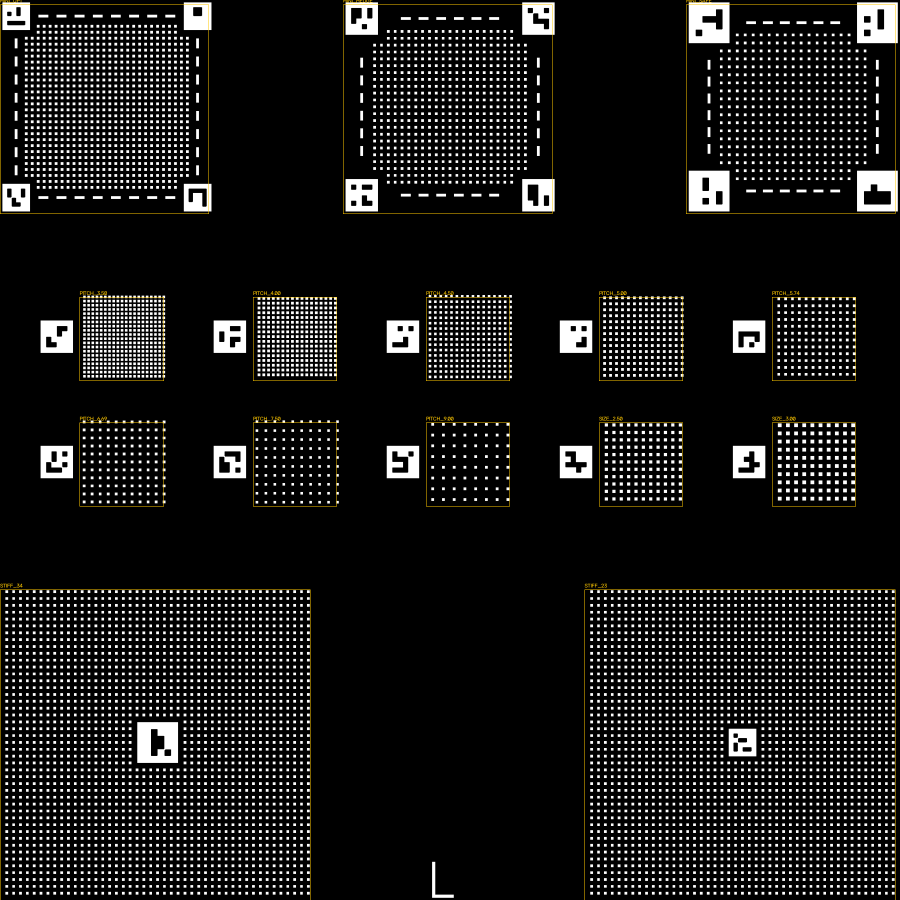
#> input picture ArUco_Tracker_V2/image-1790122695583.png, 1800 x 1800 px (shown at 1/2 size); its folder holds only this picture in this run
$ python -i w5_dot_separation_vs_psf.py   (imports and definitions only)
#> lines starting #> are read from the running program, lines starting #| are printed output that depends on the picture; after the words box and inside, x2 and y2 are one past the last pixel; in counts of white or black regions, pixels touching at a corner belong together
### ArUco_Tracker_V2/tools/aruco_grid.py
#!/usr/bin/env python3
"""
aruco_grid.py — Phase A of the V2 implementation plan.

Parametric CAD generator for the V2 marker field: an ArUco tag at every box
corner, a dense dot lattice filling the interiors, optional sparse boundary
dashes. Emits

    <name>.stl                 binary STL, flat 2 um extrusion (as the V1 print)
    <name>.reference_tags.json the tag map, in the EXISTING rwtag schema so
                               rwtag/refwarp consumes it unchanged
    <name>.ids.json            node (i,j) -> ArUco id, for the record

GEOMETRY (plan section 3)
    750 x 750 um field, 5 x 5 boxes of 150 um, 6 x 6 = 36 corner nodes.
    Tags: DICT_4X4_50, 6 modules incl. border. 43 of its 50 IDs are already
    single-4-connected, so 36 nodes can be filled with SOLID ids and NO STRUTS
    (Phase 0 / scan_connected_ids.py).

POLARITY
    Printed material = the ArUco BLACK modules, border ring included. That ring
    is what makes a solid id one connected rigid island. Under fluorescence the
    print images bright, and the detection path inverts before decoding, so the
    decoder sees a conventional dark-on-light marker.

VARIANTS (plan section 3.1; gated on Phase 0a, which is unresolved)
    conservative   0.510 um/px   tag 20.3 um   dot pitch 5.83 um
    optimistic     0.381 um/px   tag 12.2 um   dot pitch 3.77 um
    Both are generated from the same config; --variant picks one.

Run:  python aruco_grid.py --variant conservative --out ../cad
      python aruco_grid.py --variant optimistic --dashes
      python aruco_grid.py --variant conservative --verify-only
"""
from __future__ import annotations
import argparse
import json
import os
import struct
from dataclasses import dataclass, asdict, field

import numpy as np
import cv2
from cv2 import aruco

HERE = os.path.dirname(os.path.abspath(__file__))


# ------------------------------------------------------------------ config
@dataclass
class GridConfig:
    # field
    field_um: float = 750.0            # OVERALL printed extent — matches the V1 print
    grid_n: int = 5                    # boxes per side -> (grid_n+1)^2 nodes
    height_um: float = 2.0             # extrusion, matches the V1 print
    fit: str = "inside"                # "inside":  outer extent == field_um EXACTLY.
                                       #            Corner tags sit fully inside the
                                       #            boundary, so the node lattice is
                                       #            inset by half a tag and the box
                                       #            pitch comes out just under 150 um.
                                       # "lattice": box pitch == box_um exactly, and
                                       #            the corner tags overhang by half a
                                       #            tag (extent > field_um).
    box_um: float = 150.0              # only used when fit == "lattice"
    # fiducials
    dict_name: str = "DICT_4X4_50"
    tag_modules: int = 6               # 4x4 payload + 1-module border each side
    tag_um: float = 20.3
    quiet_um: float = 0.0              # 0 = derive it (see quiet_zone_um)
    # --- rounding, so a tag cannot come apart as the gel swells --------------
    round_tags: bool = True
    strut_w_um: float = 0.20           # elliptical neck bridging a diagonal pinch
    strut_len_frac: float = 0.72       # neck length, as a fraction of a module
    fillet_um: float = 0.30            # radius rounding every concave corner
    tag_raster: int = 20               # px per module when rasterising the tag
    # dots
    # ANCHORING FLOOR. A dot only reports a material point if the gel network
    # actually grips it. V1 printed 2.125 um dots and they tracked coherently to
    # 4.2x -- the only size with proven anchoring in this gel. Shrinking to 1 um
    # buys just 24% more dots (the PSF, not the dot, sets the spacing) while
    # halving the gel contact area, so the default stays at the proven size.
    dot_side_um: float = 2.125
    # spacing is DERIVED, so changing the dot size keeps the optics consistent
    psf_fwhm_um: float = 3.18          # system PSF for this variant
    sep_rule: float = 1.75             # measured in Phase 0c
    # Spacing workshop (S1): give the spacing DIRECTLY instead of deriving it from a
    # PSF. 0 = derive (every Rev D print). psf_fwhm_um is then documentation only.
    dot_pitch_override_um: float = 0.0
    # Spectrum print (S1): a different dot size / spacing in each box.
    # [{"col": c, "row": r, "dot_um": d, "pitch_um": p}, ...]; boxes not listed use
    # the global dot_side_um / dot_pitch_um. col, row count from the BOTTOM-LEFT.
    box_specs: list = field(default_factory=list)
    # Tag keep-out used when placing DASHES. 0 = the dots' own keep-out (Rev D).
    # The spacing designs fix it at the optimistic value so that tags AND dashes are
    # identical in every design and only the dot spacing differs.
    dash_keepout_um: float = 0.0
    # boundary dashes (plan section 3.3: default OFF, ArUco addresses globally)
    dashes: bool = True                # tier 2 of 3; matches the V1 print
    dash_len_um: float = 8.125         # measured from the V1 STL
    dash_width_um: float = 2.125       # measured from the V1 STL
    dashes_per_edge: int = 10           # V1 spacing along a 150 um box edge
    # bookkeeping
    variant: str = "conservative"
    ids: list = field(default_factory=list)   # filled by assign_ids
    id_start: int = 0                  # offset into the solid-id pool, so several
                                       # patterns on one coupon carry DISTINCT ids

    @property
    def dot_pitch_um(self):
        """Centre-to-centre dot spacing: given directly, or 1.75 x the imaged spot
        (Phase 0c) when no override is set."""
        import math
        if self.dot_pitch_override_um > 0:
            return float(self.dot_pitch_override_um)
        return self.sep_rule * math.hypot(self.dot_side_um, self.psf_fwhm_um)

    # [44 lines left out: functions box_spec, psf_max_um, box_keepouts, gel_contact_um2, box_pitch, origin and 1 more, not called in this run]

    @property
    def n_nodes(self):
        return (self.grid_n + 1) ** 2

    @property
    def module_um(self):
        return self.tag_um / self.tag_modules

    @property
    def quiet_zone_um(self):
        """Clear space OUTSIDE the tag before the first dot.

        Workshop W2 showed this is NOT an ArUco constraint: with a plain-inversion
        decoder every clearance from a quarter module up decodes 100% at
        lambda=1 (Phase B's "50% at 3 um" was a CLAHE artefact). What does
        constrain it is the DOT detector -- a dot printed hard against a bright
        tag merges into the tag's blob under top-hat/Otsu, exactly as dots merged
        with dashes at 0.3 um in Phase B. So give a dot the same edge-to-edge gap
        from a tag that it gets from its neighbours: pitch - dot."""
        if self.quiet_um > 0:
            return self.quiet_um
        return self.dot_pitch_um - self.dot_side_um

    @property
    def keepout_um(self):
        """Half-width of the SQUARE keep-out around a tag, measured along x/y.

        The tag is an axis-aligned square, so the exclusion zone must be square
        too. A circle of this radius leaves the tag's own corners uncovered --
        they reach tag_um/2 * sqrt(2) -- and dots then land ON the tag.
        Tested with the Chebyshev (L-infinity) distance, not Euclidean."""
        return self.tag_um / 2.0 + self.quiet_zone_um + self.dot_side_um / 2.0

    @property
    def dash_tag_keepout_um(self):
        return self.dash_keepout_um if self.dash_keepout_um > 0 else self.keepout_um

    # [12 lines left out: function dash_clear_um, not called in this run]


# Tag size is set by DECODABILITY THROUGH THE BLUR. Workshop W1 (full scene,
# worst-case corner placement, all 36 ids, plain-inversion decoder -- NO CLAHE)
# measured module >= ~1.45 x PSF FWHM for >=95%. Adopted 1.75x = that minimum
# sized for a PSF 20% worse than design. tag = 6 modules.
#   conservative (SAFE):  6 x 1.75 x 3.18 = 33.4 -> 34 um
#   hedge:                6 x 1.75 x 2.50 = 26.3 -> 27 um
#   optimistic (OPT):     6 x 1.75 x 1.91 = 20.1 -> 21; 23 gives 100% at 1.2x PSF
# History: Phase B's 1.8x rule (36/24 um) was inflated by CLAHE in the decoder;
# Rev C's 1.06x had no noise or pixel sampling. Both superseded by W1.
VARIANTS = {
    "conservative": dict(tag_um=34.0, psf_fwhm_um=3.18, variant="conservative"),
    "hedge":        dict(tag_um=27.0, psf_fwhm_um=2.50, variant="hedge"),
    "optimistic":   dict(tag_um=23.0, psf_fwhm_um=1.91, variant="optimistic"),
}


# SPACING WORKSHOP (designs/docs/01_DESIGN_PARAMETERS.md): the reference dot, three
# spacings, and NOTHING ELSE different (user, 2026-09-29: "I don't want the ArUco
# markers to be bigger, I just want the spacing between the dots to change").
# Tags are 23 um in all three, on the same nodes with the same ids, and the dashes
# are the same 480 in the same places (dash_keepout_um pinned to the optimistic
# value). "optimistic" IS the Rev D print, built exactly as before -- derived pitch
# 1.75 x hypot(2.125, 1.91) = 5.00014 um, nominal 5.0 -- so the file stays
# byte-identical. Medium and conservative give the spacing directly; their
# psf_fwhm_um is the largest blur that DOT spacing tolerates. The 23 um tag itself
# decodes reliably only to a blur of ~2.6 um (module >= 1.45 x PSF, W1) -- see
# designs/docs/01 section 3.
TAG_UM_ALL = 23.0
OPT_DASH_KEEPOUT = GridConfig(tag_um=TAG_UM_ALL, psf_fwhm_um=1.91).keepout_um
SPACING_DESIGNS = {
    "optimistic":   dict(tag_um=TAG_UM_ALL, psf_fwhm_um=1.91, variant="optimistic"),
    "medium":       dict(tag_um=TAG_UM_ALL, psf_fwhm_um=2.69, dot_pitch_override_um=6.0,
                         dash_keepout_um=OPT_DASH_KEEPOUT, variant="medium"),
    "conservative": dict(tag_um=TAG_UM_ALL, psf_fwhm_um=3.39, dot_pitch_override_um=7.0,
                         dash_keepout_um=OPT_DASH_KEEPOUT, variant="conservative-7um"),
}


# ------------------------------------------------------------------ ArUco
# [521 lines left out: functions module_map, solid_ids, n_leaves, assign_ids, decompose, tag_rects and 7 more, not called in this run]


# [2 lines that do not run on import are left out]

### ArUco_Tracker_V2/workshop/scripts/w5_dot_separation_vs_psf.py
#!/usr/bin/env python3
"""
w5_dot_separation_vs_psf.py — Workshop W5 (Rev D, Phase 3).

QUESTION
    Phase 0c measured the dot-separation threshold on two REAL frames: 1.60 x
    the imaged FWHM in the dense 1.5x frame, 2.27 x in the sparse 4.2x frame,
    and adopted 1.75 x. Does that hold at each candidate's PSF -- and does an
    adaptive threshold (Phase C-1) close the dense/sparse gap, which 0c blamed
    on the detector's GLOBAL Otsu?

METHOD
    0c's spliced-pair method (`tools/separation_threshold.py`), unchanged, on
    SYNTHETIC frames from the Phase-B simulator: for each PSF, one dense frame
    (lambda = 1) and one sparse frame (lambda = 4), L2 noise, full brightness
    (photons are W6's question, not this one). A dot template is built from the
    sparse frame's isolated dots; pairs are spliced into each frame at 4..22 px
    separation; the detector runs on the whole frame; each site scores 0/1/2,
    normalised by a single-dot control. Threshold = smallest separation at
    which pair resolution reaches 95% of that ceiling.

    Two detectors:
      * production `lattice.detect_dots`  -- top-hat + GLOBAL Otsu
      * tile-wise Otsu (C-1 candidate)    -- same top-hat, threshold per tile,
                                             floored at 0.4 x the global value
    Both with the area floor lowered from 30 to 12 px^2: the V1 value was tuned
    for 7.5 px dots and drops the optimistic variant's ~5.6 px dots outright
    (reported below as a Phase-C parameter finding).

PASS (WORKSHOP_PLAN.md section 4)
    Threshold within 1.6-1.8 x imaged FWHM at every PSF; C-1 closes the
    dense/sparse gap.

Run:  python w5_dot_separation_vs_psf.py [--quick]
"""
from __future__ import annotations
import argparse
import contextlib
import io
import json
import math
import os
import sys
import time

import numpy as np
import cv2
from scipy.optimize import curve_fit

HERE = os.path.dirname(os.path.abspath(__file__))
sys.path.insert(0, HERE)
sys.path.insert(0, os.path.normpath(os.path.join(HERE, "..", "..", "tools")))
from aruco_grid import GridConfig, VARIANTS, build                          # noqa: E402
import simulate_v2 as V                                                     # noqa: E402
import separation_threshold as ST                                           # noqa: E402
from rwtag.glyph import lattice as lt                                       # noqa: E402

FIG_DIR = os.path.normpath(os.path.join(HERE, "..", "figures"))
OUT_JSON = os.path.join(FIG_DIR, "w5_dot_separation_vs_psf.json")
PSFS = [1.91, 2.50, 3.18]
NOISE = dict(read_noise=6.0, full_well=240.0, background=14.0)
AREA = (12, 220)                    # lowered floor (see docstring)
_ORIG_DETECT = lt.detect_dots       # ST.lt IS this module: capture the original before
                                    # sweep() swaps lt.detect_dots, or "global" recurses


# ------------------------------------------------------------- detectors
def detect_dots_tiled(gray, tophat=15, dot_area=AREA, max_aspect=1.7, min_extent=0.55, tiles=6):
    """C-1 candidate: identical to lattice.detect_dots except the Otsu threshold
    is computed per tile (floored at 0.4 x global) so a sparse frame's empty
    histogram does not set the threshold for the dots it does contain."""
    se = cv2.getStructuringElement(cv2.MORPH_ELLIPSE, (tophat, tophat))
    th = cv2.morphologyEx(gray, cv2.MORPH_TOPHAT, se)
    g_thr, _ = cv2.threshold(th, 0, 255, cv2.THRESH_BINARY + cv2.THRESH_OTSU)
    H, W = th.shape
    b = np.zeros_like(th)
    for j in range(tiles):
        for i in range(tiles):
            y0, y1 = j * H // tiles, (j + 1) * H // tiles
            x0, x1 = i * W // tiles, (i + 1) * W // tiles
            sub = th[y0:y1, x0:x1]
            t = cv2.threshold(sub, 0, 255, cv2.THRESH_BINARY + cv2.THRESH_OTSU)[0] \
                if sub.std() > 2 else g_thr
            t = max(t, 0.4 * g_thr)
            b[y0:y1, x0:x1] = (sub > t).astype(np.uint8) * 255
    n, lab, stats, cent = cv2.connectedComponentsWithStats(b, 8)
    pts = []
    for k in range(1, n):
        a = stats[k, cv2.CC_STAT_AREA]; w = stats[k, cv2.CC_STAT_WIDTH]; h = stats[k, cv2.CC_STAT_HEIGHT]
        if not (dot_area[0] <= a <= dot_area[1]):
            continue
        if max(w, h) / max(min(w, h), 1) > max_aspect:
            continue
        if a / max(w * h, 1) < min_extent:
            continue
        pts.append(cent[k])
    return np.asarray(pts, float)


def detect_dots_global(gray, tophat=15, dot_area=AREA, **kw):
    return _ORIG_DETECT(gray, tophat=tophat, dot_area=dot_area)


DETECTORS = {"global Otsu (production)": detect_dots_global,
             "tile Otsu (C-1)": detect_dots_tiled}


# ------------------------------------------------------------- frames
# [137 lines left out: functions make_frame, template_fwhm_px, sweep, main, not called in this run]


# [2 lines not run here, left out]

>>> import cv2
>>> picture = cv2.imread('../../image-1790122695583.png', cv2.IMREAD_GRAYSCALE)
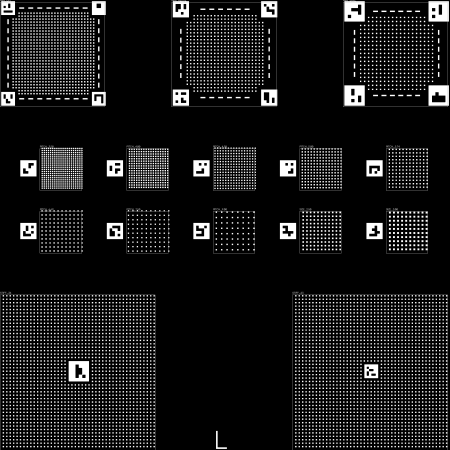
#> picture: shape (1800, 1800) (shown at 1/4 size); min 0, max 255, mean 26.2
>>> result = detect_dots_tiled(picture)
#> in detect_dots_tiled, `th = cv2.morphologyEx(gray, cv2.MORPH_TOPHAT, se)`:
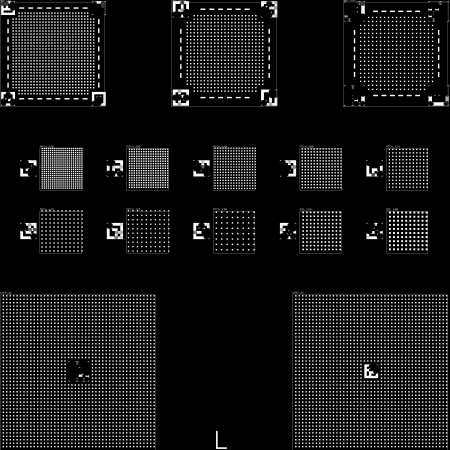
#> th: shape (1800, 1800) (shown at 1/4 size); min 0, max 255, mean 21.7
#> in detect_dots_tiled, `g_thr, _ = cv2.threshold(th, 0, 255, cv2.THRESH_BINARY + cv2.THRESH_OT..`: g_thr = 115
#> after the loop in detect_dots_tiled, `for j in range(tiles):`:
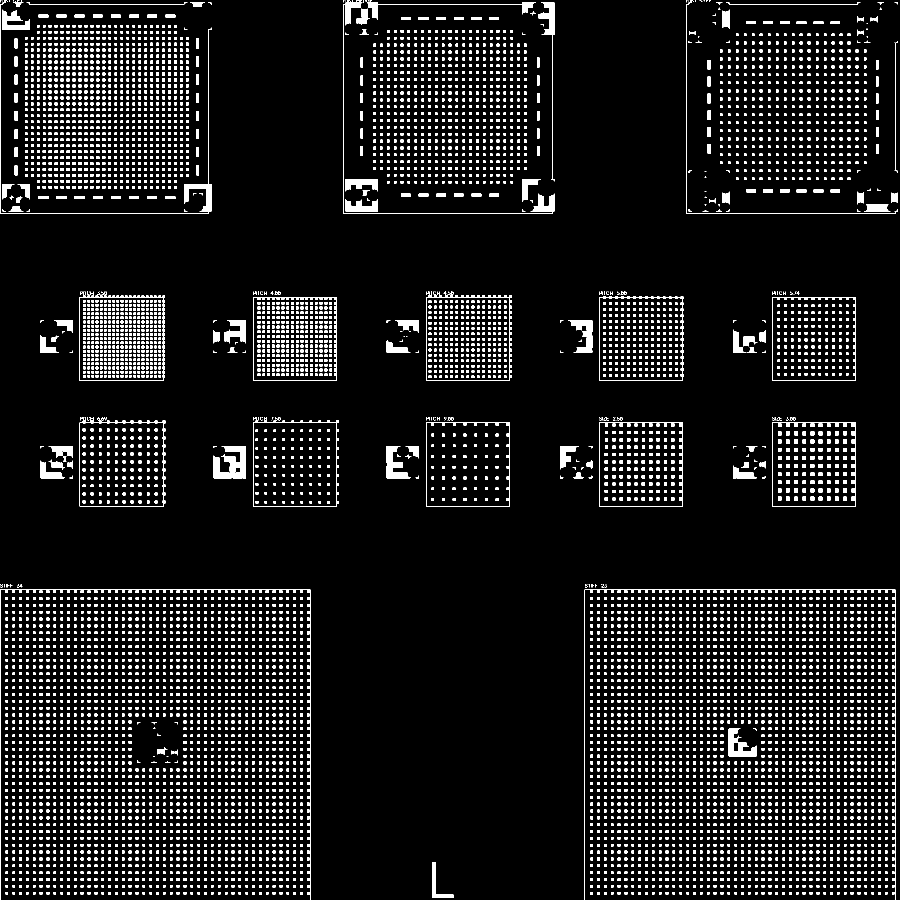
#> b: shape (1800, 1800) (shown at 1/2 size); 8.8% white; 7427 white regions (206 under 20 px), largest, box (x1, y1, x2, y2) and area: (0, 1179, 621, 1800) 4786, (1169, 1179, 1791, 1800) 3322, (427, 892, 492, 957) 2701
#> after the loop in detect_dots_tiled, `for j in range(tiles):`:
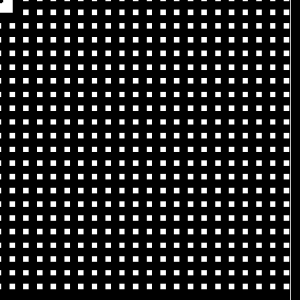
#> sub: shape (300, 300); min 0, max 255, mean 39.2
#> in detect_dots_tiled, `n, lab, stats, cent = cv2.connectedComponentsWithStats(b, 8)`:
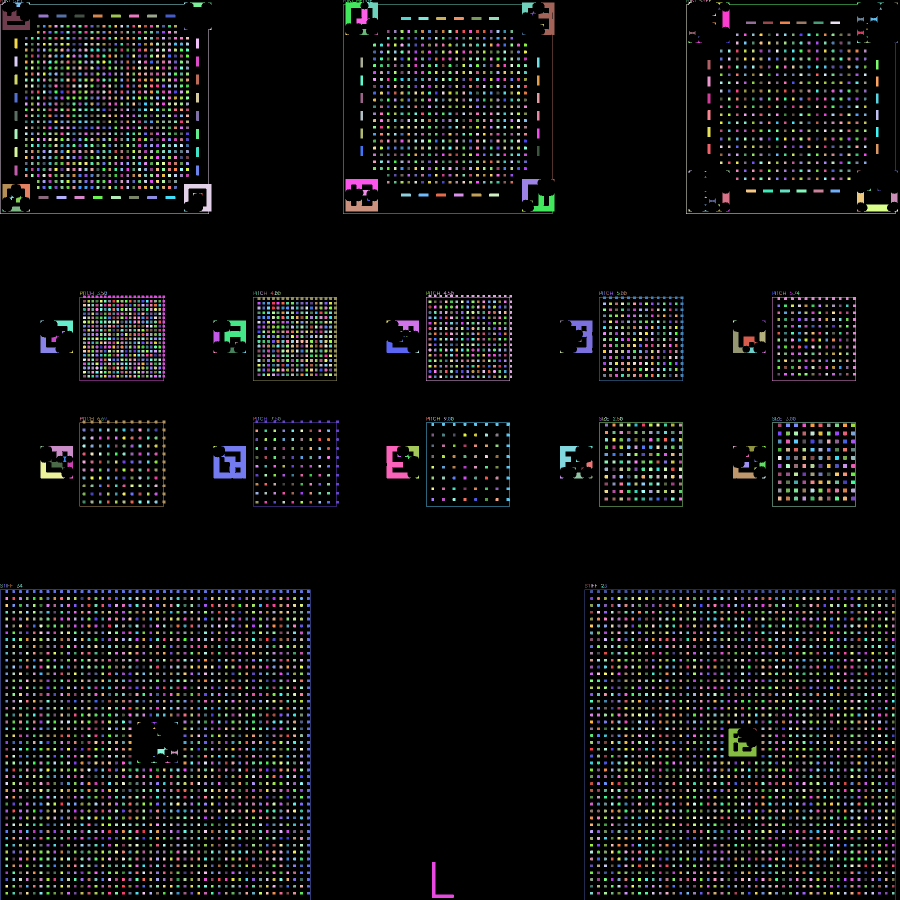
#> lab: shape (1800, 1800) int32 (shown at 1/2 size); 7428 distinct labels, from 0 to 7427; one colour per label, 0 black
#> in detect_dots_tiled, `n, lab, stats, cent = cv2.connectedComponentsWithStats(b, 8)`: n = 7428; cent = 7428 pairs, first value 1 to 1793.1, second value 0 to 1786
#> the loop in detect_dots_tiled, `for k in range(1, n):` made 7427 passes
#> (a, w, h) on passes 1 to 3: (5, 1, 5), (2, 2, 2), (1, 1, 1)
#> after the loop in detect_dots_tiled, `for k in range(1, n):`: pts = 7059 pairs, first value 13 to 1786, second value 52 to 1786
#> result has the same summary as pts in detect_dots_tiled
